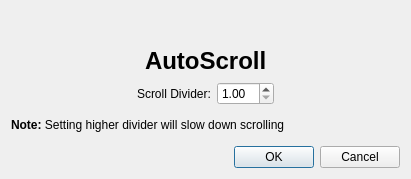
<?xml version="1.0" encoding="UTF-8"?>
<ui version="4.0">
 <class>AutoScrollSettings</class>
 <widget class="QDialog" name="AutoScrollSettings">
  <property name="geometry">
   <rect>
    <x>0</x>
    <y>0</y>
    <width>411</width>
    <height>179</height>
   </rect>
  </property>
  <property name="windowTitle">
   <string>AutoScroll Settings</string>
  </property>
  <layout class="QVBoxLayout" name="verticalLayout">
   <item>
    <layout class="QHBoxLayout" name="horizontalLayout_3">
     <item>
      <spacer name="horizontalSpacer_3">
       <property name="orientation">
        <enum>Qt::Horizontal</enum>
       </property>
       <property name="sizeHint" stdset="0">
        <size>
         <width>40</width>
         <height>20</height>
        </size>
       </property>
      </spacer>
     </item>
     <item>
      <widget class="QLabel" name="iconLabel"/>
     </item>
     <item>
      <spacer name="horizontalSpacer_4">
       <property name="orientation">
        <enum>Qt::Horizontal</enum>
       </property>
       <property name="sizeHint" stdset="0">
        <size>
         <width>40</width>
         <height>20</height>
        </size>
       </property>
      </spacer>
     </item>
    </layout>
   </item>
   <item>
    <layout class="QHBoxLayout" name="horizontalLayout_2">
     <item>
      <spacer name="horizontalSpacer_2">
       <property name="orientation">
        <enum>Qt::Horizontal</enum>
       </property>
       <property name="sizeHint" stdset="0">
        <size>
         <width>40</width>
         <height>20</height>
        </size>
       </property>
      </spacer>
     </item>
     <item>
      <widget class="QLabel" name="label_2">
       <property name="text">
        <string>&lt;h1&gt;AutoScroll&lt;/h1&gt;</string>
       </property>
      </widget>
     </item>
     <item>
      <spacer name="horizontalSpacer">
       <property name="orientation">
        <enum>Qt::Horizontal</enum>
       </property>
       <property name="sizeHint" stdset="0">
        <size>
         <width>40</width>
         <height>20</height>
        </size>
       </property>
      </spacer>
     </item>
    </layout>
   </item>
   <item>
    <layout class="QHBoxLayout" name="horizontalLayout">
     <item>
      <spacer name="horizontalSpacer_5">
       <property name="orientation">
        <enum>Qt::Horizontal</enum>
       </property>
       <property name="sizeHint" stdset="0">
        <size>
         <width>40</width>
         <height>20</height>
        </size>
       </property>
      </spacer>
     </item>
     <item>
      <widget class="QLabel" name="label_3">
       <property name="text">
        <string>Scroll Divider:</string>
       </property>
      </widget>
     </item>
     <item>
      <widget class="QDoubleSpinBox" name="divider">
       <property name="minimum">
        <double>1.000000000000000</double>
       </property>
      </widget>
     </item>
     <item>
      <spacer name="horizontalSpacer_6">
       <property name="orientation">
        <enum>Qt::Horizontal</enum>
       </property>
       <property name="sizeHint" stdset="0">
        <size>
         <width>40</width>
         <height>20</height>
        </size>
       </property>
      </spacer>
     </item>
    </layout>
   </item>
   <item>
    <widget class="QLabel" name="label_4">
     <property name="text">
      <string>&lt;b&gt;Note:&lt;/b&gt; Setting higher divider will slow down scrolling</string>
     </property>
    </widget>
   </item>
   <item>
    <widget class="QDialogButtonBox" name="buttonBox">
     <property name="orientation">
      <enum>Qt::Horizontal</enum>
     </property>
     <property name="standardButtons">
      <set>QDialogButtonBox::Cancel|QDialogButtonBox::Ok</set>
     </property>
    </widget>
   </item>
  </layout>
 </widget>
 <resources/>
 <connections/>
</ui>
